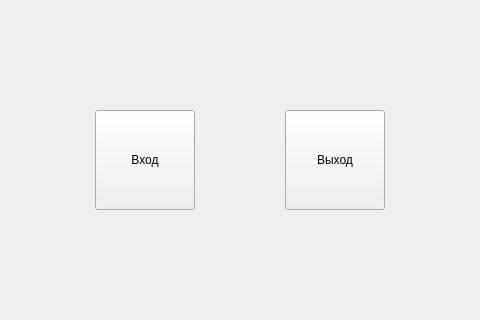
<?xml version="1.0" encoding="UTF-8"?>
<ui version="4.0">
 <class>ActionChooseForm</class>
 <widget class="QWidget" name="ActionChooseForm">
  <property name="geometry">
   <rect>
    <x>0</x>
    <y>0</y>
    <width>480</width>
    <height>320</height>
   </rect>
  </property>
  <property name="maximumSize">
   <size>
    <width>480</width>
    <height>320</height>
   </size>
  </property>
  <property name="windowTitle">
   <string>Form</string>
  </property>
  <layout class="QHBoxLayout" name="horizontalLayout">
   <item>
    <widget class="QPushButton" name="LoginButton">
     <property name="minimumSize">
      <size>
       <width>100</width>
       <height>100</height>
      </size>
     </property>
     <property name="maximumSize">
      <size>
       <width>100</width>
       <height>100</height>
      </size>
     </property>
     <property name="text">
      <string>Вход</string>
     </property>
    </widget>
   </item>
   <item>
    <widget class="QPushButton" name="LogoutButton">
     <property name="minimumSize">
      <size>
       <width>100</width>
       <height>100</height>
      </size>
     </property>
     <property name="maximumSize">
      <size>
       <width>100</width>
       <height>100</height>
      </size>
     </property>
     <property name="text">
      <string>Выход</string>
     </property>
    </widget>
   </item>
  </layout>
 </widget>
 <resources/>
 <connections/>
</ui>
